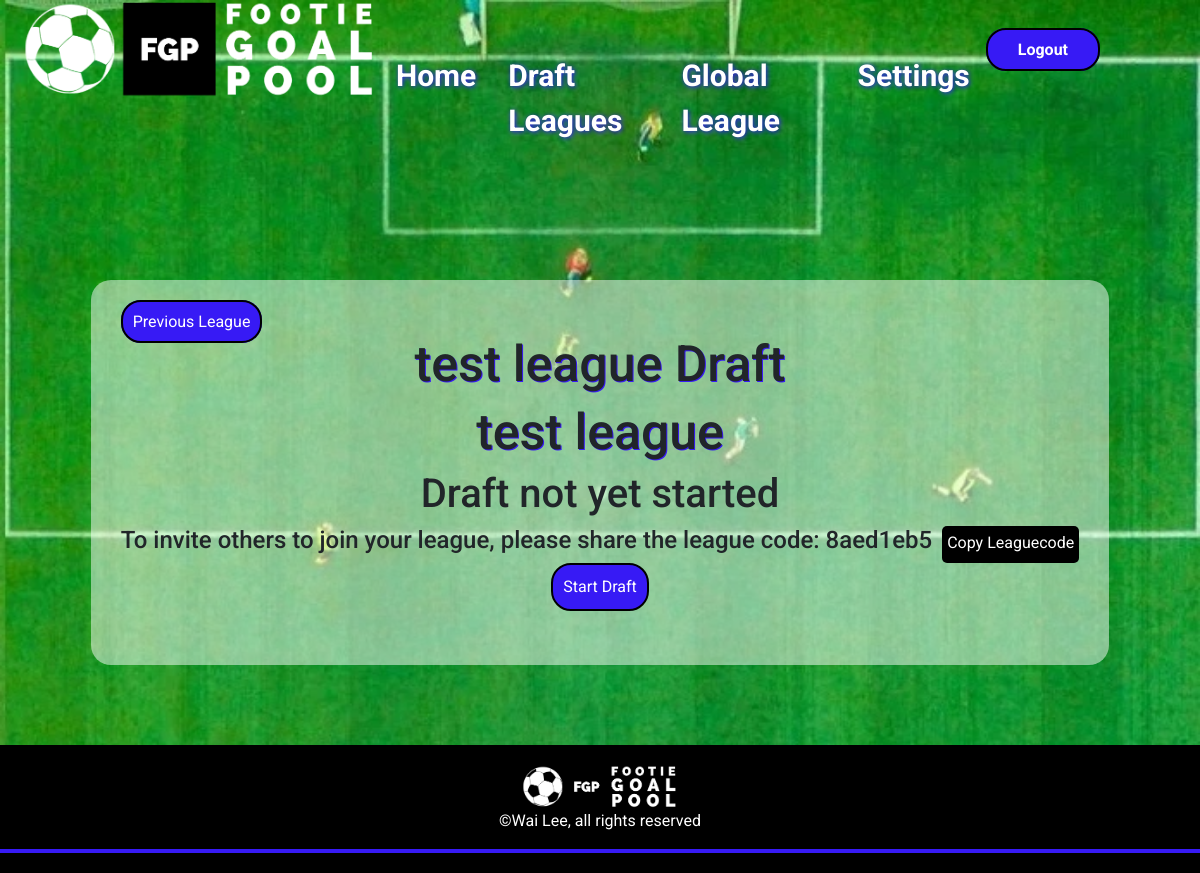
Before: /draft/?page=3 (signed in) with the older database file.
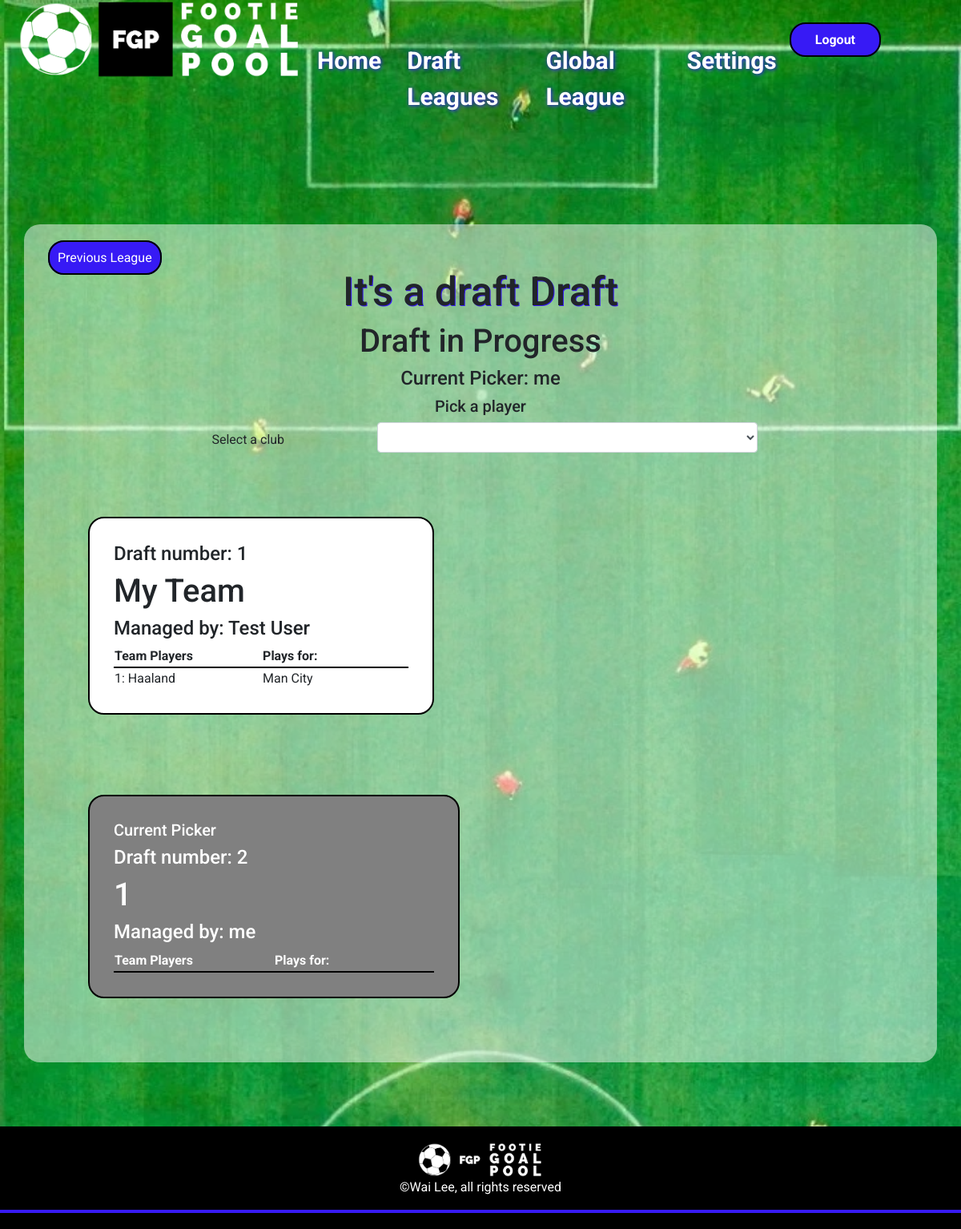
After: the same page with the newer database file.
### goalpoolapp/models.py (models this page shows, shortened)
class League(models.Model):
    teamlimit = models.IntegerField()
    leaguename = models.CharField(max_length=64)
    leaguecode = models.CharField(max_length = 10, blank=True, null=True)
    teamplayerslimit = models.IntegerField(validators=[MaxValueValidator(20), MinValueValidator(1)])
    transfersActivated = models.BooleanField(default=False)
    transfersAllowed = models.BooleanField(default=False)
    duplicatePlayersAllowed = models.BooleanField()
    admin = models.ForeignKey(User, on_delete=models.CASCADE, related_name="administratedleague")
    draftcomplete = models.BooleanField(default=False)
    draftstarted = models.BooleanField(default=False)
    draftposition = models.IntegerField(default=1)
    draftdecending = models.BooleanField(default=False)

class User(AbstractUser):
    pass

class Team(models.Model):
    manager = models.ForeignKey(User, on_delete=models.CASCADE, related_name="managedteams")
    league = models.ForeignKey(League, on_delete=models.CASCADE, related_name="leagueteams")
    players = models.ManyToManyField(Player, related_name="teams", blank=True)
    provisionalplayers = models.ManyToManyField(Player, related_name="provisionalteams", blank=True)
    rank = models.IntegerField(default=1)
    teamname = models.CharField(max_length=64)
    totalgoals = models.IntegerField(default=0)
    draftnumber = models.IntegerField(blank=True, null=True)

class Player(models.Model):
    playercode = models.IntegerField()
    leagues = models.ManyToManyField(League, related_name="leagueplayers")
    firstname = models.CharField(max_length=64)
    surname = models.CharField(max_length=64)
    nickname = models.CharField(max_length=64)
    goals = models.IntegerField()
    realteam = models.CharField(max_length=64)
    currentweekgoals = models.IntegerField(default=0)

### goalpoolapp/views.py (the view)
# urls.py: path('draft/', views.draft, name='draft'),
def draft(request, leagueid=None):
    userteams = Team.objects.filter(manager=request.user)
    if leagueid != None:
        leagueslist = League.objects.filter(id=leagueid)
    else:
        leagueslist = League.objects.filter(leagueteams__in=userteams)
    leagueslist = leagueslist.exclude(id=19)
    leagues = Paginator(leagueslist, 1)
    page = request.GET.get('page')
    league = leagues.get_page(page)
    picker = None
    try:
        teams = league[0].leagueteams.all()
        playercheck = 0
        for team in teams:
            if team.players.count() == league[0].teamplayerslimit:
                playercheck += 1
        if playercheck == league[0].leagueteams.count():
            league[0].draftcomplete = True
            league[0].save()
        for team in league[0].leagueteams.all():
            if team.draftnumber == league[0].draftposition:
                picker = team.manager
    except:
        pass
    return render(request, 'goalpoolapp/draft.html', {
        "picker": picker,
        "leaguepage": league,
        "leagues": leagues,
    })

### goalpoolapp/templates/goalpoolapp/draft.html (shortened to what this page needs)
{% extends "goalpoolapp/layout.html" %}
{% load static %}
{% block body %}
<div id="main-page-content-container">
    <div id="main-page-content">
        {% for league in leaguepage %}
            <div id="pagination">
                <div>
                    {% if leaguepage.has_previous %}
                        <a href="?page={{ leaguepage.previous_page_number }}" class="button">Previous League</a>
                    {% endif %}
                </div>
            </div>
            <h2>{{ league.leaguename }} Draft</h2>
            {% if league.draftstarted == True and league.draftcomplete == False %}
                <h3>Draft in Progress</h3>
                <h4>Current Picker: {{ picker }}</h4>
                {% if picker == user %}
                <div class="centeredinput">
                    <h5>Pick a player</h5>
                    <div class="form-group draftselect">
                        <label for="teamselect" class="label teamlabel">Select a club</label>
                        <select id="teamselect" class="form-control"></select>
                    </div>
                </div>
            {% endif %}
                <div id="teamscontainer">
                    {% for team in league.leagueteams.all|dictsort:"draftnumber" %}
                        <div
                        {% if team.manager == picker %}
                        class="pickercontainer"
                        {% else %}
                        class="teamcontainer"
                        {% endif %}
                        >
                        {% if team.manager == picker %}
                            <h5>Current Picker</h5>
                        {% endif %}
                        <h4>Draft number: {{ team.draftnumber }}</h4>
                        <h3>{{ team.teamname }}</h3>
                        <h4>Managed by: {{ team.manager }}</h4>
                            <table>
                                <tr>
                                    <th class="draftheader">Team Players</th>
                                    <th class="draftheader">Plays for:</th>
                                </tr>
                                {% for player in team.players.all %}
                                <tr>
                                    <td>{{ forloop.counter }}: {{ player.nickname }}</td>
                                    <td>{{ player.realteam }}</td>
                                </tr>
                                {% endfor %}
                            </table>
                        </div>
                    {% endfor %}
                </div>
            {% elif league.draftstarted == False %}
                <h2>{{ league.leaguename }}</h2>
                <h3>Draft not yet started</h3>
                <div class="league-code-box">
                    <h4>To invite others to join your league, please share the league code: {{ league.leaguecode }}</h4>
                    <span class="copybutton" data-value="{{ league.leaguecode }}">Copy Leaguecode</span>
                </div>
                {% if league.admin == user %}
                    <a class="button" href="{% url 'goalpoolapp:startdraft' league.id %}" id="startdraftbutton">Start Draft</a>
                {% else %}
                    <h4>Please contact league administrator: {{ league.admin.username }}</h4>
                {% endif %}
                <br>
            {% endif %}
        {% endfor %}
    </div>
</div>
{% endblock %}

Changed rows visible on the page:
no longer on this page (row unchanged): League: leaguename "test league", leaguecode "8aed1eb5", shows "Start Draft"
added League: leaguename "It's a draft"
now on this page (row edited): User: username "me"
added Team: draftnumber "1", teamname "My Team", manager "Test User"
now on this page (row unchanged): Player: nickname "Haaland", realteam "Man City"
added Team: shows "Current Picker", draftnumber "2", teamname "1", manager "me"
